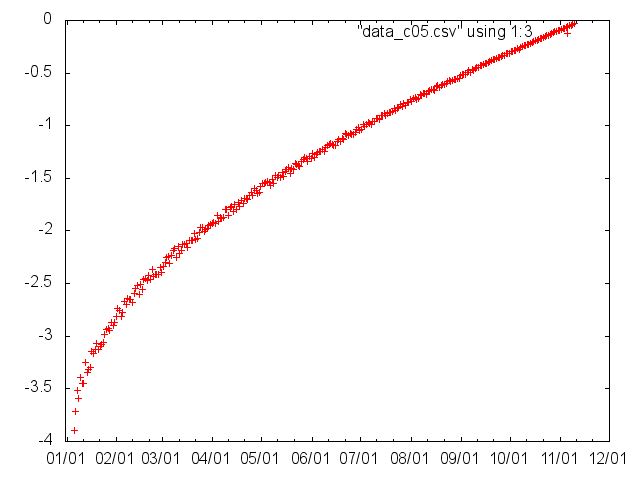

This chart was generated by the following gnuplot code:
set terminal png
set xdata time
set timefmt "%m/%d/%Y"
set output "data_c05_ao.png"
plot "data_c05.csv" using 1:3
